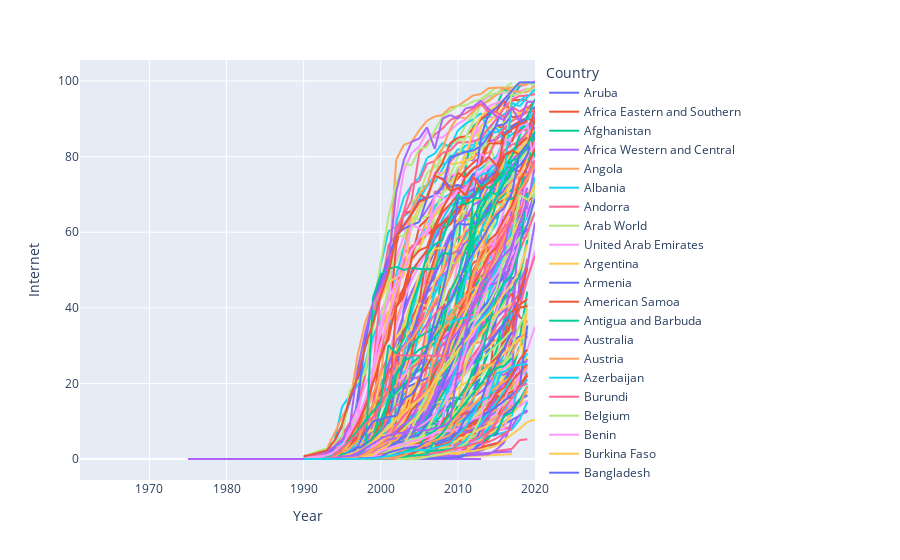

Here is the notebook cell this chart was saved with:
### Code cell
fig = px.line(data_frame=transformed, x="Year", y="Internet", color='Country', marker)
fig.show()
